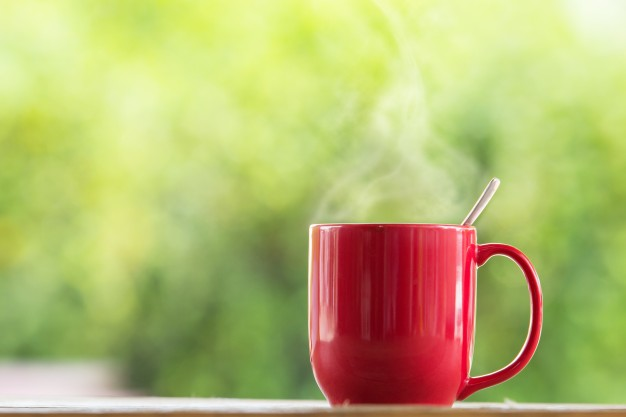
#> input picture 08_Inteligencia_Artificial/02_Algoritmos_Especificos/03_Deteccao_de_Objetos/imagens/caneca2.jpg, 626 x 417 px
$ jupyter execute 05_treinamento.ipynb
#> lines starting #> are read from the running program, lines starting #| are printed output that depends on the picture
## Treinamento
***

Aqui será mostrado como treinar um algoritmo para detectar um objeto específico, no caso será canecas.

```
sudo apt-get install python-opencv
sudo apt-get install libopencv-dev
```

***
### Processo de criação de um arquivo XML treinado
***

**1)** Escolher um objeto para detecção, carro, pessoas, faces, etc...

* Definir se é um objeto mais rígido (como uma logo) ou com grandes variações (cadeiras, copos, celulares e etc...)

* Quanto mais rígido o objeto for mais fácil é treina-lo, já objetos que possuem uma quantidade muito grande de variações vão exigir uma grande quantidade de imagens para o treinamento.

* Ao treinar tantas variações pode ser que o classificador fique mais fraco como um todo.

* Objetos que a cor é um fator fundamental para diferenciar também não são recomendados, já que elas serão transformadas em escala de cinza

**2)** Selecionar as imagens negativas, ou seja, imagens que não são o objeto escolhido.

* São imagens que não contém o objeto a ser reconhecido.

* De preferência devem ser maiores que as imagens positivas, especialmente se vão ser criadas amostras.

* Pode ser fotos de qualquer outra coisa, por exemplo, se a gente ta detectando canecas, podemos usar imagens de uma praia que não tem nada a ver com canecas.

* Pode ser interessante ter fotos de prováveis fundos do objeto a ser detectado, por exemplo, se a gente quer detectar carros, podemos colocar fotos de pistas, rodovias sem carros e etc.

* Deve ter muito mais imagens negativas do que positivas.

**3)** Selecionar imagens positivas, ou seja, imagens que contêm o objeto que deseja detectar.

* Temos que ter fotos de todas as perspectivas de visão do objeto, por exemplo, lado, frente, trás, cima e etc...

* A quantidade de imagens a ser utilizada dependo do tipo do objeto a ser reconhecido, da qualidade das imagens, poder computacional disponível.

* Definir um tamanho único para todas as imagens, é recomendado que o maior lado não ultrapasse 30px para não levar muito o tempo de treinamento.

* A proporção precisa ser a mesma para todas as imagens, caso contrário o OpenCV redimensionará automaticamente, o que pode não ser o ideal. Ideial, 1:1 (25x25), 1:2 (10x20), 2:1 (20x10) e por ai vai... por exemplo, imagens de carros de frente e de lado são quadradas (1:1) já as de carros de lado tem proporção 1:2, ou seja, tem uma largura maior que a altura.

* O ideal é que as imagens tenha a mesma proporção 1:1 já que na etapa de preparação de treinamento todas serão redimensionadas para ter o mesmo tamanho. Se elas tiverem a mesma proporção não haverá problemas, mas se tiver imagens retangulares o OpenCV irá achatar ou alongar a imagem, descaracterizando ela. A solução é criar 2 classificadores distintos, um para imagens com a mesma proporção e outras para imagens retangulares.

* Caso seja necessário treinar com imagens maiores para captar muitos detalhes o processamento pode chegar a levar dias ou semanas.

* As imagens positivas devem estar de acordo com o objetivo do classificador, por exemplo, se for um pedestre as imagens deve ser posicionadas como se o pedestre tivesse vendo, já uma câmera de segurança as imagens são vistas de cima, diferente do pedestre.

**4)** Gerar vetor das imagens positivas, quando gerar o haarcascade, o algoritmo vai pegar as imagens positivas e combinar com as imagens negativas.

**5)** Treinamento do classificador (cascade)

* O tempo de treinamento está relacionada ao tamanho da imagem, quanto maior o tamanho mais tempo vai demorar

* Quanto mais imagens positivas e negativas mais ele vai demorar, porém o desempenha será melhor.

* A quantidade de estágios de treinamento, a quantidade de memória disponível e a quantidade de processamento da máquina tb influencia no tempo.

***
### Pré processamento das imagens
***

Para que se possa usar imagens negativas e positivas temos que deixa-las otimizadas o suficiente para o treinamento.

Para o tratamento das imagens podemos utilizar softwares para edição de imagens, como GIMP ou Photoshop ou usar o próprio OpenCV para tratar a imagem.

* Dar preferências para imagens que o fundo esteja totalmente branco e com iluminação para identificar bem o objeto.

* Imagens que contenham somente um objeto, pois assim não será necessário realizar outros pré-processamentos.

Se as imagens forem únicas do objeto que queremos identificar, por exemplo, uma imagem de uma caneca com fundo branco, podemos usar os scripts: **preparar_imagem.py** e **montar-positivas.py**.

Caso as imagens tenham outros objetos nela além do objeto que queremos identificar, após usar o script **preparar_imagem.py** temos que usar um comando especifico do OpenCV:

```
opencv_annotation --images=positivas_final/ --annotations=positivas.lst
```

Ele irá abrir cada uma das imagens para você marcar os retangulos com o clique do mouse e rastando ele até selecionar o objeto que você quer e clica de novo, utilizando a tecla 'c' para aceitar a seleção, 'd' para deletar, 'n' para ir para a próxima imagem e 'esc' para parar.

***
### Comandos para gerar o treinamento
***

Vamos criar imagens positivas que já terão como fundo imagens negativas, usado normalmente quando se tem poucas imagens positivas.

No terminal execute:

* **img**: Parâmetro para especificar a imagem positiva que irá gerar as outras imagens positivas de amostra.
* **bg**: Arquivo.txt com o caminho para todas a imagens negativas
* **info**: Arquivo.lst que terá as informações de todas as imagens positivas geradas. (nome da imagem, qtd de objetos, x, y, largura, altura do objeto na imagem)
* **maxxangle**: Faz transformações de rotação no eixo X
* **maxyangle**: Faz transformações de rotação no eixo Y
* **maxzangle**: Faz transformações de rotação no eixo Z
* **num**: Quantidade de imagens que será gerada dessa única imagem positiva.
* **w**: Largura da dimensão da imagem que será mesclada nas negativas
* **h**: Altura da dimensão da imagem que será mesclada nas negativas
* **bgcolor**: Quando encontrar a cor branca (255) em uma imagem positiva ele vai deixar transparente
* **bgthresh**: Determina a quantidade de tolerância que a cor no parâmetro bgcolor tem para ser transformada em transparente

```
opencv_createsamples -img imagem_positiva.jpg -bg negativas/bg.txt -info positivas/positivas.lst -maxyangle 0.5 -maxxangle 0.5 -maxzangle 0.5 -num 1800 -bgcolor 255 -bgthresh 8
```

Se tivermos mais imagens positivas é só rodar o comando acima para cada imagem positiva encontrada, por exemplo, imagens em angulos diferentes ou com variações. Mudando os parametros de img, info modificando o nome da pasta e do arquivo.

#### Para criar o vetor usamos o mesmo método:

* **info**: Arquivo.lst que terá as informações de todas as imagens positivas geradas. (nome da imagem, qtd de objetos, x, y, largura, altura do objeto na imagem)
* **num**: Quantidade de imagens que será usada no treinamento.
* **w**: Largura da dimensão das imagens que queremos fazer o treinamento
* **h**: Altura da dimensão das imagens que queremos fazer o treinamento
* **vec**: Nome do arquivo com o vetor que usaremos para criar o treinamento

```
opencv_createsamples -info positivas/positivas.lst -num 1800 -w 48 -h 48 -vec positivas.vec
```

Se tiver várias pastas de imagens positivas terá que criar um arquivo.vec para cada pasta, insira tudo em uma pasta chamada vec e depois usar um script para juntas os .vec em um único.

Script: https://github.com/wulfebw/mergevec

```
python mergevec.py -v vec/ -o positivas.vec
```

#### Vamos gerar o arquivo de treinamento.xml (cascade.xml)

* **data**: É onde ficará os dados do treinamento (xml)
* **vec**: Arquivo.vec com o vetor treinado
* **bg**: Lista das imagens negativas em txt
* **numPos**: Número de imagens positivas, nunca use o valor total de imagens, sempre insira $total x 0.09$ imagens, para caso o algoritmo precise usar mais imagens durante o treinamento não der erro por falta de imagens.
* **numNeg**: Número de imagens negativas, colocar sempre a metade das positivas
* **numStages**: Número de estágios para executar o classificador, quanto mais estágios mais caracteristicas
* **w**: Largura da dimensão das imagens que queremos fazer o treinamento
* **h**: Altura da dimensão das imagens que queremos fazer o treinamento
* **precalcValBufSize**: Indica o tamanho do buffer para ele armazenar as características haar que ele encontrar.
* **precalcIdxBufSize**: Indica o tamanho do buffer para ele armazenar os índices das características haar que ele encontrar.

Quanto mais memória atribuir mais rápido o processo de treinamento, porém o precalcValBufSize + precalcIdxBufSize deve ser menor que a memória total disponível no sistema.

```
opencv_traincascade -data classificador -vec positivas.vec -bg negativas/bg.txt -numPos 1600 -numNeg 3200 -numStages 10 -w 48 -h 48 -precalcValBufSize 1024 -precalcIdxBufSize 1024
```

* **N**: É a quantidade de caracteristicas encontradas em cada estágio
* **HR**: É o valor de acerto 1 = 100% para essa caracteristica, ou seja, percentual de amostras positivas, tem que ser valores grandes
* **FA**: É o valor de erro 1 = 100% para essa caracteristica, ou seja, percentual de amostrar negativas ou incorretamente classificadas para essa caracteristicas, tem que ser valores pequenos

***
### Exemplo
***

[cell 1]
import cv2 as cv
from matplotlib import pyplot as plt

[cell 2]
# Cria um classificador passando o xml haarcascade treinado
classificador = cv.CascadeClassifier("./classificador/cascade.xml")

[cell 3]
# Armazena a imagem e coloca ela em tons de cinza
img = cv.imread("./imagens/caneca2.jpg")
#> img is the input picture: shape (417, 626, 3); mean B, G, R 112.7, 183.8, 182.4
imagem_colorida = cv.cvtColor(img, cv.COLOR_BGR2RGB)
imagem_cinza = cv.cvtColor(imagem_colorida, cv.COLOR_RGB2GRAY)
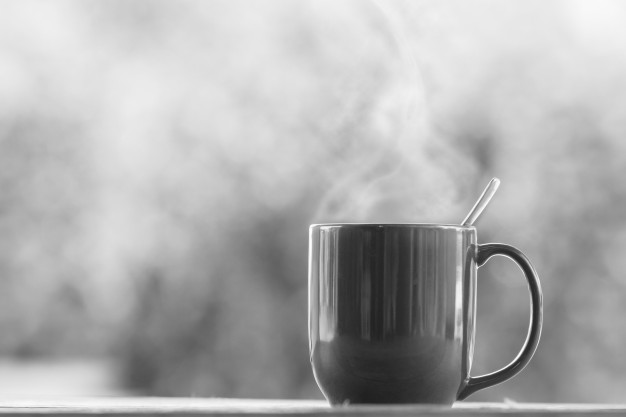
#> imagem_cinza: shape (417, 626); min 32, max 252, mean 175.3

[cell 4]
# Mostrar a imagem
plt.imshow(imagem_colorida)
plt.title("Imagem")
plt.show()

[cell 5]
# Armazena todas as faces detectadas (matriz) pela imagem passada
objetos_detectados = classificador.detectMultiScale(imagem_cinza)
#> objetos_detectados = [[327, 326, 24, 24]]
print("Foi identificado " + str(len(objetos_detectados)) + " objetos.")
#| Foi identificado 1 objetos.
print(objetos_detectados) # [x, y, largura, altura] da face (retangulo)
#| [[327 326  24  24]]

[cell 6]
retangulo_cor = (0, 0, 255) # rgb
tamanho_borda = 2
for (x, y, largura, altura) in objetos_detectados:
    cv.rectangle(imagem_colorida, (x, y), (x + largura, y + altura), retangulo_cor, tamanho_borda)
#> this loop made 1 pass
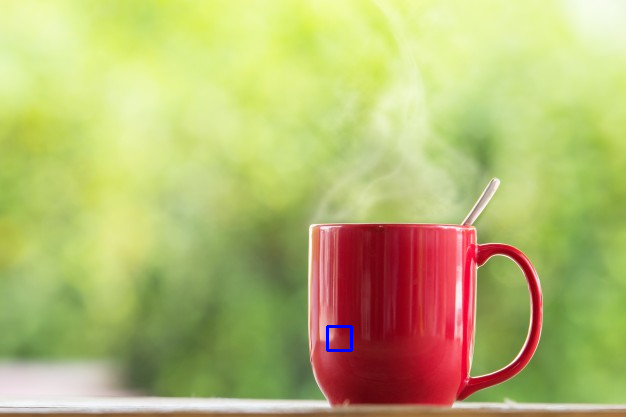
#> imagem_colorida: shape (417, 626, 3); mean R, G, B 182.2, 183.8, 112.9
